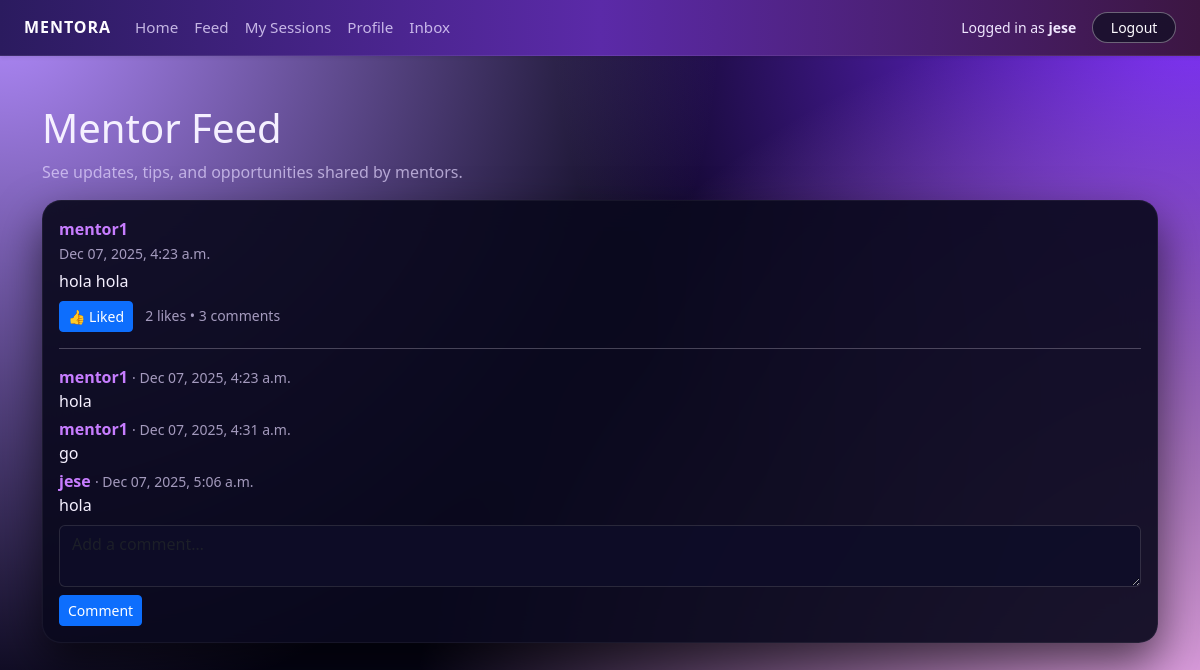
The page /feed/ (signed in) on the database as committed earlier.
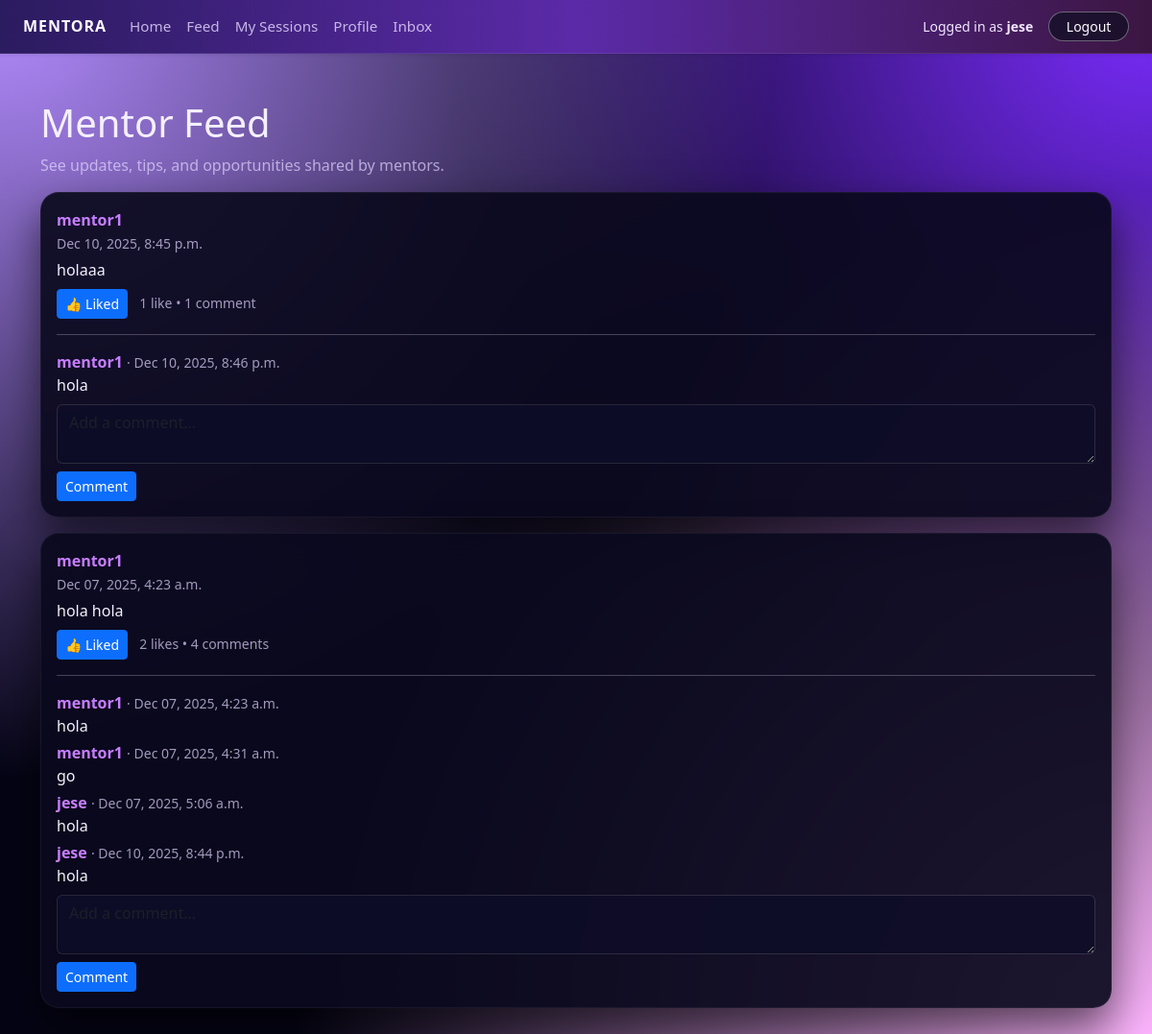
The same page on the database as committed later.
### core/models.py (models this page shows, shortened)
class Post(models.Model):
    author = models.ForeignKey(
        "Profile",
        related_name="posts",
        on_delete=models.CASCADE,
    )
    content = models.TextField()
    image = models.ImageField(
        upload_to="post_images/",
        blank=True,
        null=True,
    )
    created_at = models.DateTimeField(auto_now_add=True)
    class Meta:
        ordering = ["-created_at"]  # newest first

class Profile(models.Model):
    ROLE_CHOICES = [
        ("MENTOR", "Mentor"),
        ("MENTEE", "Mentee"),
    ]
    user = models.OneToOneField(
        settings.AUTH_USER_MODEL,
        on_delete=models.CASCADE,
        related_name="profile",
    )
    role = models.CharField(max_length=10, choices=ROLE_CHOICES)
    public_id = models.CharField(
        max_length=10,
        unique=True,
        editable=False,
        blank=True,
        null=True,
    )
    bio = models.TextField(blank=True)
    skills = models.CharField(
        max_length=255,
        blank=True,
        help_text="Comma-separated skills, e.g. Python, Data Science, Resume Review",
    )
    hourly_rate = models.DecimalField(
        max_digits=6,
        decimal_places=2,
        null=True,
        blank=True,
        help_text="Only for mentors",
    )
    photo = models.ImageField(
        upload_to="profiles/",
        blank=True,
        null=True,
    )

class PostComment(models.Model):
    post = models.ForeignKey(
        Post,
        related_name="comments",
        on_delete=models.CASCADE,
    )
    author = models.ForeignKey(
        Profile,
        related_name="comments",
        on_delete=models.CASCADE,
    )
    text = models.TextField()
    created_at = models.DateTimeField(auto_now_add=True)

### core/views.py (the view)
# urls.py: path("feed/", views.feed, name="feed"),
@login_required
def feed(request):
    profile = request.user.profile
    if profile.role == "MENTEE":
        followed_ids = Follow.objects.filter(
            follower=profile
        ).values_list("mentor_id", flat=True)
        posts = Post.objects.filter(author_id__in=followed_ids)
    else:
        posts = Post.objects.all()
    posts = (
        posts
        .select_related("author", "author__user")
        .prefetch_related(
            "likes",
            "comments",
            "comments__author",
            "comments__author__user",
        )
        .order_by("-created_at")
    )
    liked_post_ids = set(
        PostLike.objects
        .filter(user=profile, post__in=posts)
        .values_list("post_id", flat=True)
    )
    comment_form = CommentForm()
    return render(
        request,
        "core/feed.html",
        {
            "posts": posts,
            "liked_post_ids": liked_post_ids,
            "comment_form": comment_form,
        },
    )

### core/forms.py
class CommentForm(forms.ModelForm):
    class Meta:
        model = PostComment
        fields = ["text"]
        widgets = {
            "text": forms.Textarea(
                attrs={
                    "class": "form-control",
                    "rows": 2,
                    "placeholder": "Add a comment…",
                }
            )
        }

### templates/core/feed.html (shortened to what this page needs)
{% extends "base.html" %}
{% block content %}
<div class="container mt-4">
    <h1>Mentor Feed</h1>
    <p class="text-muted">
        See updates, tips, and opportunities shared by mentors.
    </p>
    {% if posts %}
        {% for post in posts %}
            <div class="card mb-3">
                <div class="card-body">
                    <p class="mb-1">
                        <strong>
                            <a href="{% url 'profile_public' post.author.id %}">
                                {{ post.author.user.username }}
                            </a>
                        </strong>
                        <br>
                        <small class="text-muted">
                            {{ post.created_at|date:"M d, Y, g:i a" }}
                        </small>
                    </p>
                    <p class="mb-2">{{ post.content }}</p>
                    <div class="mb-2">
                        <form method="post" action="{% url 'toggle_like' post.id %}" class="d-inline">
                            {% if post.id in liked_post_ids %}
                                <button type="submit" class="btn btn-sm btn-primary">
                                    👍 Liked
                                </button>
                            {% else %}
                                <button type="submit" class="btn btn-sm btn-outline-primary">
                                    👍 Like
                                </button>
                            {% endif %}
                        </form>
                        <span class="ms-2 small text-muted">
                            {{ post.likes.count }} like{% if post.likes.count != 1 %}s{% endif %}
                            •
                            {{ post.comments.count }} comment{% if post.comments.count != 1 %}s{% endif %}
                        </span>
                    </div>
                    <hr>
                    {% if post.comments.all %}
                        <div class="mb-2">
                            {% for c in post.comments.all %}
                                <p class="mb-1">
                                    <strong>
                                        <a href="{% url 'profile_public' c.author.id %}">
                                            {{ c.author.user.username }}
                                        </a>
                                    </strong>
                                    <small class="text-muted">
                                        · {{ c.created_at|date:"M d, Y, g:i a" }}
                                    </small>
                                    <br>
                                    {{ c.text }}
                                </p>
                            {% endfor %}
                        </div>
                    {% endif %}
                    <form method="post" action="{% url 'add_comment' post.id %}">
                        <div class="mb-2">
                            {{ comment_form.text }}
                        </div>
                        <button type="submit" class="btn btn-sm btn-primary">
                            Comment
                        </button>
                    </form>
                </div>
            </div>
        {% endfor %}
    {% else %}
        <div class="alert alert-info">
            No posts yet. Be the first to share something!
        </div>
    {% endif %}
</div>
{% endblock %}

### templates/base.html (shortened to what this page needs)
{% load static %}
<!DOCTYPE html>
<html lang="en">
<head>
    <link
      href="https://cdn.jsdelivr.net/npm/bootstrap@5.3.3/dist/css/bootstrap.min.css"
      rel="stylesheet">
    <link rel="stylesheet" href="{% static 'core/styles.css' %}">
</head>
<body class="mentora-body">
<header>
  <nav class="navbar navbar-expand-lg mentora-nav shadow-sm">
    <div class="container-fluid px-4">
      <a class="navbar-brand mentora-brand" href="{% url 'home' %}">
        Mentora
      </a>
      <div class="collapse navbar-collapse" id="mainNavbar">
        {% if user.is_authenticated %}
          <ul class="navbar-nav me-auto mb-2 mb-lg-0">
            <li class="nav-item">
              <a href="{% url 'dashboard' %}" class="nav-link">Home</a>
            </li>
            <li class="nav-item">
              <a href="{% url 'feed' %}" class="nav-link">Feed</a>
            </li>
            <li class="nav-item">
              <a href="{% url 'my_sessions' %}" class="nav-link">My Sessions</a>
            </li>
            <li class="nav-item">
              <a href="{% url 'profile' %}" class="nav-link">Profile</a>
            </li>
            <li class="nav-item">
              <a href="{% url 'inbox' %}" class="nav-link">Inbox</a>
            </li>
          </ul>
          <div class="d-flex align-items-center ms-auto gap-3">
            <span class="mentora-user-label small">
              Logged in as <strong>{{ user.username }}</strong>
            </span>
            <a href="{% url 'logout_custom' %}" class="btn btn-sm mentora-btn-ghost">
              Logout
            </a>
          </div>
        {% endif %}
      </div>
    </div>
  </nav>
</header>
<main class="mentora-main py-4">
  {% block content %}{% endblock %}
</main>
</body>
</html>

### static/core/styles.css (style rules this page uses)
.mentora-body { min-height: 100vh; margin: 0; background: radial-gradient(circle at top left, #b38cff 0, transparent 50%), radial-gradient(circle at bottom right, #ffb6ff 0, transparent 55%), radial-gradient(circle at top right, #7b2cff 0, transparent 45%), #050415; color: #f5f0ff; font-family: system-ui, -apple-system, BlinkMacSystemFont, "SF Pro Text", "Segoe UI", sans-serif; }
.mentora-main { color: #f5f0ff; }
.mentora-nav { background: linear-gradient(90deg, #2b1b5f, #5b2aa8, #3c1642); border-bottom: 1px solid rgba(255, 255, 255, 0.08); }
.mentora-brand { font-weight: 700; letter-spacing: 0.06em; text-transform: uppercase; font-size: 1rem; color: #fdfbff !important; }
.mentora-nav .nav-link { color: #e7dbff !important; font-size: 0.95rem; opacity: 0.8; transition: opacity 0.2s ease, transform 0.15s ease; }
.mentora-user-label { color: #f0e7ff; }
.mentora-btn-ghost { border-radius: 999px; border: 1px solid rgba(255, 255, 255, 0.35); background: rgba(15, 15, 35, 0.7); color: #fdfbff !important; padding-inline: 1.1rem; transition: background 0.15s ease, transform 0.15s ease, border-color 0.15s ease; }
.card { background: rgba(10, 9, 30, 0.92); border-radius: 1.2rem; border: 1px solid rgba(255, 255, 255, 0.05); box-shadow: 0 20px 45px rgba(0, 0, 0, 0.6), 0 0 0 1px rgba(255, 255, 255, 0.01); backdrop-filter: blur(16px); color: #f5f0ff; }
.form-control, .form-select { background-color: rgba(15, 14, 40, 0.9); border-color: rgba(255, 255, 255, 0.12); color: #f5f0ff; }
.text-muted { color: rgba(228, 215, 255, 0.7) !important; }
a { color: #c77dff; text-decoration: none; }

Rows that differ between the two databases and show on the page:
added Post: author.user.username "mentor1", created_at "Dec 10, 2025, 8:45 p.m.", content "holaaa", shows "👍 Liked", likes.count "1", comments.count "1"
added PostComment: author.user.username "mentor1", created_at "Dec 10, 2025, 8:46 p.m.", text "hola"
computed for Post "hola hola": comments.count "3" → "4"
added PostComment: author.user.username "jese", created_at "Dec 10, 2025, 8:44 p.m.", text "hola", shown under Post "hola hola"
